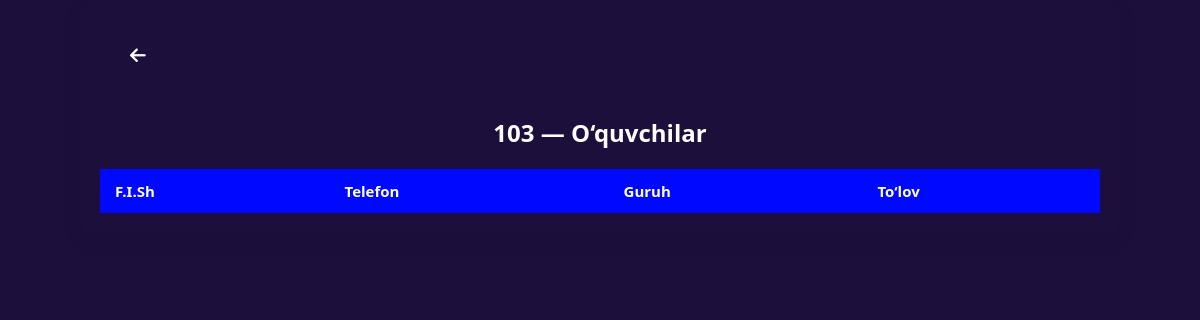
Before: /group/1/students/ with the older database file.
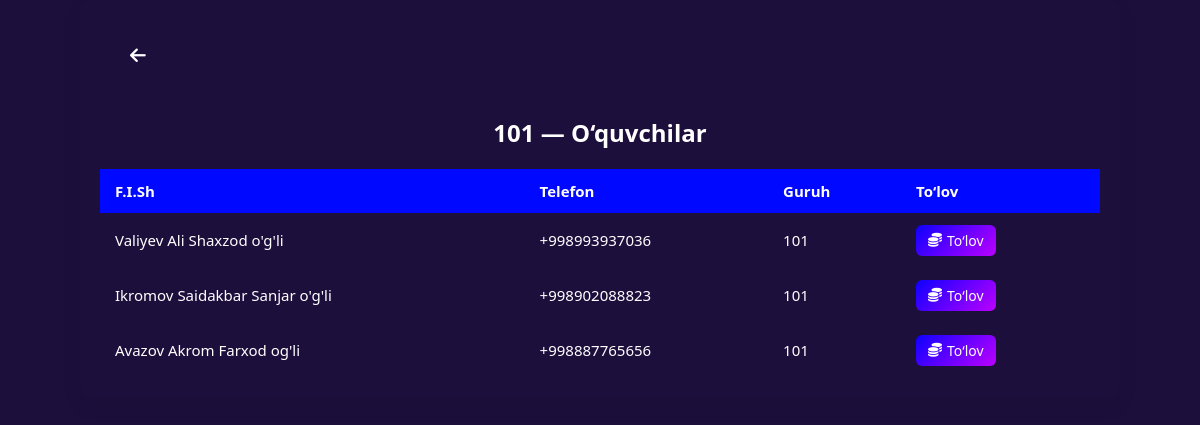
After: the same page with the newer database file.
### main/models.py (models this page shows, shortened)
class add_course_model(models.Model):
    name = models.CharField(max_length=150)
    time = models.CharField(max_length=90)
    course_price = models.CharField(max_length=150)
    department = models.CharField(max_length=150)
    description = models.TextField()
    days = models.CharField(max_length=200)
    professor = models.ForeignKey('ProfileUser', on_delete=models.CASCADE, limit_choices_to={'role': 'teacher'})
    def __str__(self):
        return self.name

class ProfileUser(models.Model):
    ROLE_CHOICES = [
        ('teacher', "O'qituvchi"),
        ('student', "Talaba"),
    ]
    user = models.OneToOneField(User, on_delete=models.CASCADE, related_name='profile')
    role = models.CharField(max_length=10, choices=ROLE_CHOICES, default='student')
    full_name = models.CharField(max_length=150, null=True, blank=True)
    address = models.CharField(max_length=150, null=True, blank=True)
    phone_number = models.CharField(max_length=90, null=True, blank=True)
    birth_date = models.CharField(max_length=90, null=True, blank=True)
    description = models.TextField(blank=True, null=True)
    department = models.CharField(max_length=150, null=True, blank=True)
    profile_pic = models.ImageField(upload_to='profile_pics/', blank=True, null=True)
    group = models.ForeignKey('add_course_model', on_delete=models.SET_NULL, null=True, blank=True)
    is_approved = models.BooleanField(default=False)

### main/views.py (the view)
# urls.py: path('group/<int:course_id>/students/', students_in_group, name='students_in_group'),
def students_in_group(request, course_id):
    course = get_object_or_404(add_course_model, id=course_id)
    students = ProfileUser.objects.filter(role='student', group=course, is_approved=True)
    return render(request, 'management/students_in_group.html', {
        'course': course,
        'students': students
    })

### main/context_processors.py (called while the page is built)
def unread_notifications_count(request):
    if request.user.is_authenticated:
        count = Notification.objects.filter(user=request.user, is_read=False).count()
        return {'unread_notifications_count': count}
    return {}

### templates/management/students_in_group.html (shortened to what this page needs)
{% load static %}
<!DOCTYPE html>
<html>
<head>
    <link rel="stylesheet" href="https://cdnjs.cloudflare.com/ajax/libs/font-awesome/6.5.0/css/all.min.css">
    <link rel="stylesheet" href="{% static 'students.css' %}">
</head>
<body>
    <div class="table-container">
        <a href="javascript:history.back()" class="back-btn">
            <i class="fas fa-arrow-left"></i>
        </a>
        <h2>{{ course.name }} — O‘quvchilar</h2>
        <table>
            <thead>
                <tr>
                    <th>F.I.Sh</th>
                    <th class="otmen">Telefon</th>
                    <th>Guruh</th>
                    <th>To‘lov</th>
                </tr>
            </thead>
            <tbody>
                {% for student in students %}
                <tr>
                    <td>{{ student.full_name }}</td>
                      <td class="otmen">{{ student.phone_number }}</td>
                    <td>{{ student.group }}</td>
                    <td>
                        <a class="btn btn-tolov" href="{% url 'make_payment' student.id %}">
                            <i class="fas fa-coins"></i> To‘lov
                        </a>
                    </td>
                </tr>
                {% endfor %}
            </tbody>
        </table>
    </div>
</body>
</html>

Changed rows visible on the page:
changed add_course_model: name "103" → "101"
added ProfileUser: full_name "Valiyev Ali Shaxzod o'g'li", phone_number "+998993937036", group "101"
added ProfileUser: full_name "Ikromov Saidakbar Sanjar o'g'li", phone_number "+998902088823", group "101"
added ProfileUser: full_name "Avazov Akrom Farxod og'li", phone_number "+998887765656", group "101"
